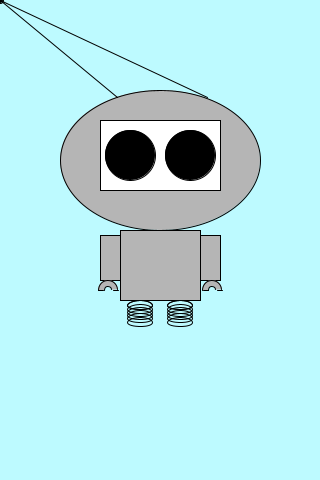
Frame 1 (no input)
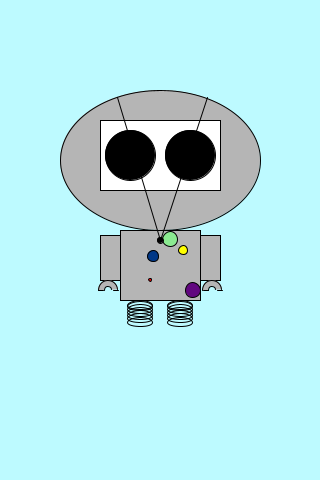
Frame 2 (the mouse pressed at the canvas centre, redrawn once)

The Processing sketch that drew these frames (run headless with seeded random() and noise(); the mouse was pressed at the canvas centre and the sketch redrawn once):

// Processing sketch: processing_5234
// ── processing_5234.pde

float s, targetS;
float p, targetP;
float easing = 0.0055;
int m = 305;
int y = 140;
int a = 305;
int b = 180;
float x = 0;

void setup() {
  noLoop();
  
    size(320, 480);
    frameRate(400);
    smooth();
  
}

void draw() {
    background(189, 250, 255);
  
    //head
    fill(181, 181, 181);
    ellipse(160, 160, 200, 140);
    noFill();
    
    //eyes
    fill(255);
    rect(100, 120, 120, 70);
    noFill();
    
    //pupils
    fill(0);
    ellipse(130, 155, 50, 50);
    ellipse(190, 155, 50, 50);
    noFill();
    
    //body
    fill(181, 181, 181);
    rect(120, 230, 80, 70);
    noFill();
    
    //buttons
    
    //button 1
    fill(255, 0, 0);
    targetS = dist(mouseX, mouseY, pmouseX, pmouseY) * 1.6;
    s = s + ((targetS - s) * easing);
    ellipse(150, 280, s, s);
    
    //button 2
    fill(255, 255, 0);
    targetS = dist(mouseX, mouseY, pmouseX, pmouseY) * 4;
    s = s + ((targetS - s) * easing);
    ellipse(183, 250, s, s);
    
    //button 3
    fill(0, 55, 135);
    targetS = dist(mouseX, mouseY, pmouseX, pmouseY) * 1.7;
    s = s + ((targetS - s) * easing);
    ellipse(153, 256, s, s);
    
    //button 4
    fill(139, 234, 145);
    targetS = dist(mouseX, mouseY, pmouseX, pmouseY) * 2;
    s = s + ((targetS - s) * easing);
    ellipse(170, 239, s, s);
    
    //button 5
    fill(97, 6, 127);
    targetS = dist(mouseX, mouseY, pmouseX, pmouseY) * 0.2;
    s = s + ((targetS - s) * easing);
    ellipse(193, 290, s, s);
    noFill();
    
    
    //arms
    fill(181, 181, 181);
    rect(100, 235, 20, 45);
    rect(200, 235, 20, 45);
    noFill();
    
    //hands
    fill(181, 181, 181);
    arc(108, 290, 20, 20, PI, TWO_PI-PI/45);
    arc(212, 290, 20, 20, PI, TWO_PI-PI/45);
    noFill();
    fill(189, 250, 255);
    arc(108, 290, 8, 8, PI, TWO_PI-PI/45);
    arc(212, 290, 8, 8, PI, TWO_PI-PI/45);
    noFill();
    line(98, 290, 103, 290);
    line(113, 290, 118, 290);
    line(203, 290, 208, 290);
    line(217, 290, 222, 290);
    
    //antennas
    
     fill(0);
    targetP= dist(mouseY, mouseX, mouseY, mouseX) * 3;
    p = p + (targetP - .5);
    line(mouseX, mouseY, 117, 97);
    noFill();
    
    fill(0);
    targetP = dist(mouseX, mouseY, mouseX, mouseY) * 3;
    p = p + (targetP + 3);
     line(mouseX, mouseY, 207, 97);
    noFill();
    
     fill(0);
    targetP= dist(mouseY, mouseX, mouseY, mouseX) * 3;
    p = p + (targetP - .5);
   ellipse(mouseX, mouseY, 6, 6);
    noFill();
 
    
    //Legs Movement
 
  //leg #1
   ellipse(140, 305, 25, 9);
      ellipse(y, m, 25, 9);
    m = m + 1;
    y = y + 0;
     println(frameRate);
   ellipse(140, 309, 25, 9);
   ellipse(140, 312, 25, 9);
   ellipse(140, 315, 25, 9);
   ellipse(140, 318, 25, 9);
   ellipse(140, 322, 25, 9);
   
    
    
    //leg #2
    ellipse(180, 305, 25, 9);
    ellipse(b, a, 25, 9);
    a = a + 1;
    b = b + 0;
    println(frameRate);
    ellipse(180, 309, 25, 9);
    ellipse(180, 312, 25, 9);
    ellipse(180, 315, 25, 9);
    ellipse(180, 318, 25, 9);
    ellipse(180, 322, 25, 9);
}
 
void mousePressed() {
  x += 5;
  redraw(); 
}
  
